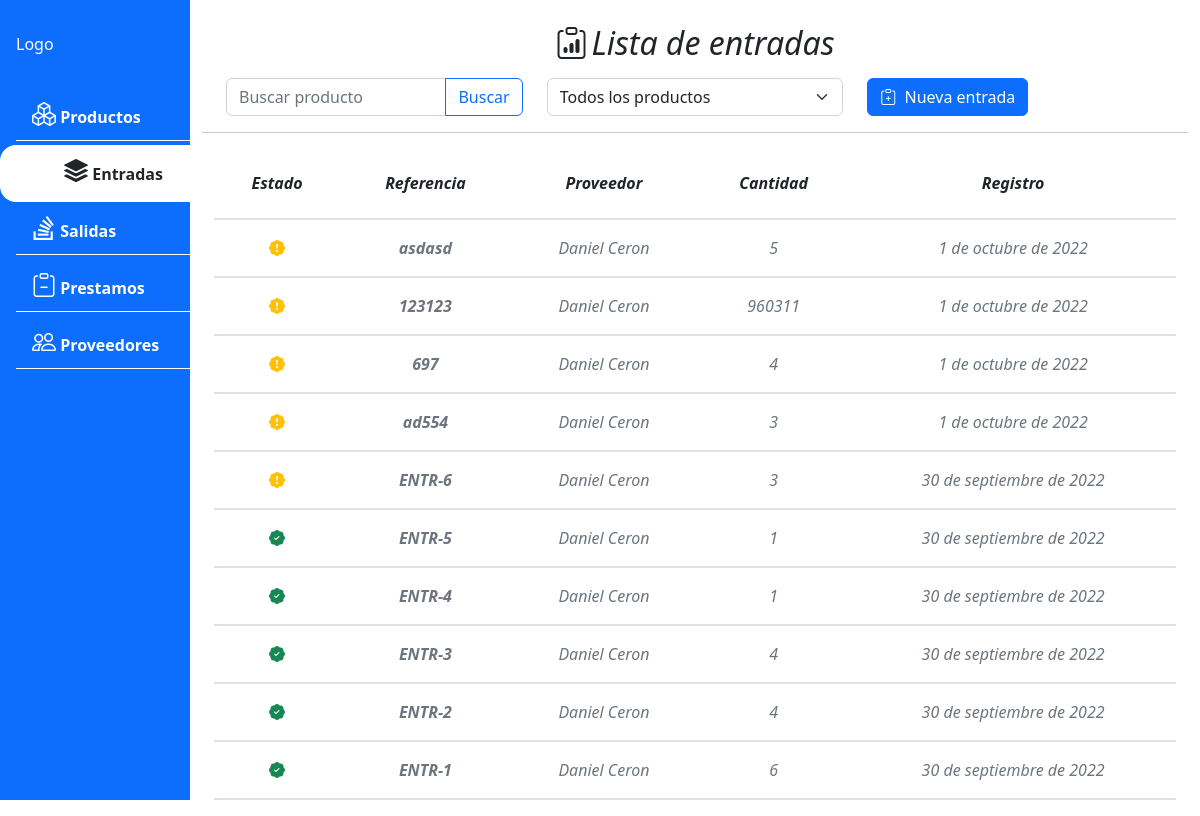
Page /input/list/ on the earlier database version.
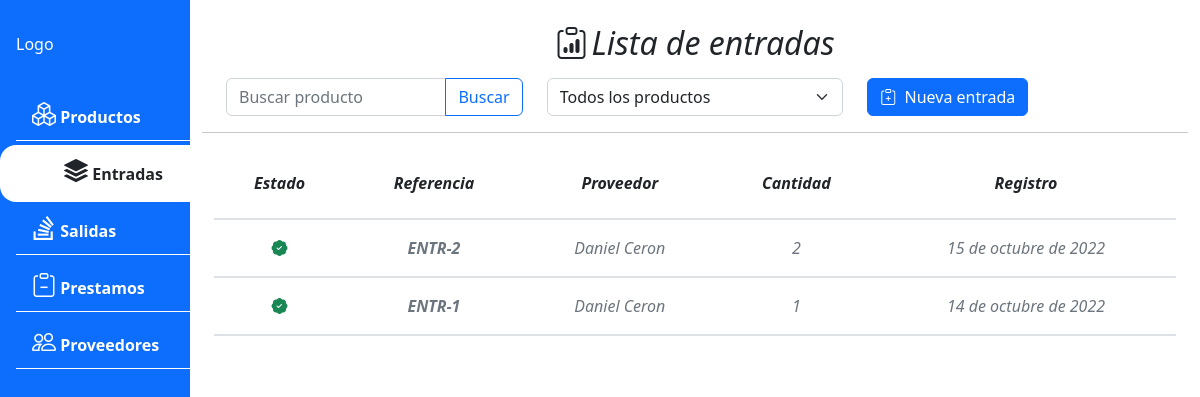
Same page on the later database version.
### apps/product_input/models.py (models this page shows, shortened)
class ProductInput(BaseModel):
    reference = models.CharField(max_length=50, blank=False,null=False,unique=True)
    supplier = models.ForeignKey(Supplier, on_delete=models.CASCADE)
    quantity = models.PositiveSmallIntegerField(default = 0,blank=False, null=False)
    in_wait = models.BooleanField(default=True)
    created_qr = models.BooleanField(default=False)
    description = models.TextField(blank=True)
    image_qr = models.CharField(max_length = 100, blank = True)
    class Meta:
        ordering = ['-in_wait','-id']
        verbose_name = "Entrada de producto"
        verbose_name_plural = "Entradas de producto"

### apps/supplier/models.py (models this page shows, shortened)
class Supplier(BaseModel):
    identifier = models.CharField(max_length=50, blank=False, null=False, unique=True)
    name = models.CharField(max_length=50, blank=False,null=False)
    phone = models.CharField(max_length=20, blank=True, null=True)
    class Meta:
        ordering = ['name']
        verbose_name = "Proveedor"
        verbose_name_plural = "Proveedores"

### apps/product_input/views.py (the view)
# urls.py: path('list/',ProductInputListView.as_view(), name = 'product_input_list'),
class ProductInputListView(ListView):
    model = ProductInput
    template_name = 'input/input_list.html'

### apps/product_input/templates/input/input_list.html (shortened to what this page needs)
{%extends 'core/base.html' %}
{%load static%}
{%block content %}
<div class="row px-4 ">
    <h2 class="d-flex justify-content-center pb-2"><i class="bi bi-clipboard-data pe-1"></i> Lista de entradas </h2>
    <div class="input-group col">
        <input type="text" class="form-control" id="input_search" placeholder="Buscar producto"
            aria-describedby="btn_search" onkeyup='auto_complete()'>
        <button class="btn btn-outline-primary" type="button" id="btn_search"
            onclick="filtrar_producto_nombre()">Buscar</button>
    </div>
    <div class="col">
        <select class="form-select" id="select_category" onchange="filtrar_producto_categoria()">
            <option value="-1">Todos los productos</option>
        </select>
    </div>
    <div class="d-grid gap-2 col d-md-flex">
        <button type="button" class="btn btn-primary" data-bs-toggle="modal" data-bs-target="#input-form-modal">
            <i class="bi bi-clipboard-plus pe-1"></i> Nueva entrada
        </button>
    </div>
</div>
<hr>
<div class="row px-4">
    <table class="table my-table table-hover text-center fst-italic">
        <thead class="fw-semibold">
            <tr>
                <th>Estado</th>
                <th>Referencia</th>
                <th>Proveedor</th>
                <th>Cantidad</th>
                <th>Registro</th>
            </tr>
        </thead>
        <tbody id="input-table-list">
            {% for input in object_list %}
            <tr id='tr-list-{{input.id}}' class="text-muted" onclick='input_detail({{input.id}})' >
                {% if input.in_wait %}
                <th id="td-state-{{input.id}}"><i class="bi bi-patch-exclamation-fill text-warning"></i></th>
                {%else %}
                <th id="td-state-{{input.id}}"><i class="bi bi-patch-check-fill text-success"></i></th>
                {%endif%}
                <th>{{input.reference}} </th>
                <td>{{input.supplier.name}}</td>
                <td>{{input.quantity}}</td>
                <td>{{input.created_date}}</td>
            </tr>
            {% endfor %}
        </tbody>
    </table>
</div>
{%endblock%}

Differences in the rows shown:
removed ProductInput: reference "asdasd", supplier.name "Daniel Ceron", quantity "5", created_date "1 de octubre de 2022"
removed ProductInput: reference "123123", supplier.name "Daniel Ceron", quantity "960311", created_date "1 de octubre de 2022"
removed ProductInput: reference "697", supplier.name "Daniel Ceron", quantity "4", created_date "1 de octubre de 2022"
removed ProductInput: reference "ad554", supplier.name "Daniel Ceron", quantity "3", created_date "1 de octubre de 2022"
removed ProductInput: reference "ENTR-6", supplier.name "Daniel Ceron", quantity "3", created_date "30 de septiembre de 2022"
removed ProductInput: reference "ENTR-5", supplier.name "Daniel Ceron", quantity "1", created_date "30 de septiembre de 2022"
removed ProductInput: reference "ENTR-4", supplier.name "Daniel Ceron", quantity "1", created_date "30 de septiembre de 2022"
removed ProductInput: reference "ENTR-3", supplier.name "Daniel Ceron", quantity "4", created_date "30 de septiembre de 2022"
changed ProductInput "ENTR-2": quantity "4" → "2"; created_date "30 de septiembre de 2022" → "15 de octubre de 2022"
changed ProductInput "ENTR-1": quantity "6" → "1"; created_date "30 de septiembre de 2022" → "14 de octubre de 2022"
